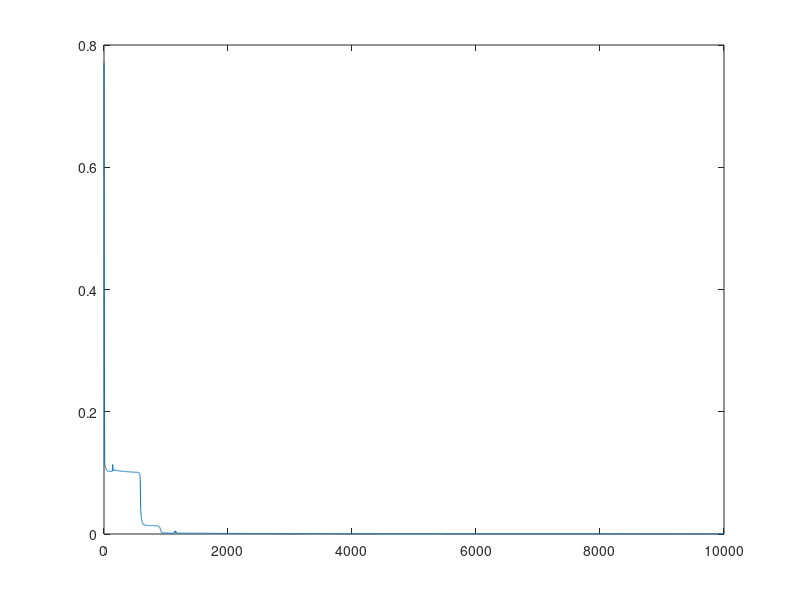

Write MATLAB code to recreate this figure. (Note: this script raises an error after producing the figure.)
clear all; close all; clc;

f = @(x) sin(10*x);

n_train = 50;
a_ = 0; b_ = 1;
x = sort(a_ + (b_ - a_).*rand(n_train, 1))';
y = f(x);

niter = 1e4;
shape = [1, 30, 30, 30, 30, 1];
sigma = @(t) tanh(t);
sigmaprime = @(t) 1 - tanh(t).^2;
eta = 0.005;

% [costHistory, W, b] = GradientDescentRegression(...
%     x, y, niter, shape, sigma, sigmaprime, eta);
load sin10xNNparams.mat

figure
plot(linspace(0,niter,niter)', costHistory, '-')
fprintf('Cost Function: %f\n', costHistory(end));

% Generate test data
n_test = 100;
x_test = linspace(0, 2, n_test);
y_test = f(x_test);

% Forward pass for test data
y_pred = PredictRegression(W, b, sigma, x_test);

% Plot true function, training data, and test predictions
figure;
plot(x_test, y_test, 'k-', 'LineWidth', 2);
hold on;
scatter(x, y, 'bo'); % Training data (blue dots)
scatter(x_test, y_pred, 'r.'); % Test predictions (red dots)
legend('True function', 'Training data', 'Test predictions', Location='best');
xlabel('x');
ylabel('y');
title('Neural Network Approximation of y = sin(10x)');
hold off;

% compute the error
errorL2 = norm(y_pred-y_test)
errorLp = norm(y_pred-y_test, 10)
errorInf = norm(y_pred-y_test, "inf")

%% regression of a function R2 -> R

clear all; close all; clc;

f = @(x1, x2) sin(10 * x1) + cos(10 * x2);
% Generate training data
n_train = 1000;
x1 = rand(1, n_train);
x2 = rand(1, n_train);
x = [x1; x2];
y = f(x1, x2);

% Generate test data
n_test = 30;
x1_test = linspace(0, 1, n_test);
x2_test = linspace(0, 1, n_test);
%  x_test = [x1_test; x2_test];
[X1_test, X2_test] = meshgrid(x1_test, x2_test);
X_test = [X1_test(:), X2_test(:)]';
Y_test = f(X1_test,X2_test);

niter = 5000;
shape = [2, 32, 64, 64, 32, 1];
% num_layers = length(shape);
sigma = @(t) tanh(t);
sigmaprime = @(t) 1 - tanh(t).^2;
eta = 0.01;

[costHistory, W, b] = GradientDescentRegression(...
        x, y, niter, shape, sigma, sigmaprime, eta);

figure
plot(linspace(0,niter,niter)', costHistory, '-')
fprintf('Cost Function: %f\n', costHistory(end));

y_pred = PredictRegression(W, b, sigma, X_test);
% Plot true function, training data, and test predictions
figure;
% subplot(1, 2, 1)
scatter3(x1, x2, y, 'bo'); % Training data (blue dots)
hold on;
% scatter3(X1_test(:), X2_test(:), Y_test(:), 'k.', 'LineWidth', 2); % True function (black dots)
surf(X1_test, X2_test, Y_test); % True function (black dots)

scatter3(X1_test(:), X2_test(:), y_pred, 'r.'); % Test predictions (red dots)
% y_pred_matrix = reshape(y_pred, [30, 30]);
% subplot(1, 2, 2)
% surf(X1_test, X2_test, y_pred_matrix); % Test predictions (red dots)

legend('Training data', 'True function', 'Test predictions');
xlabel('x1');
ylabel('x2');
zlabel('y');
title('Neural Network Approximation of y = sin(10 * x1) + cos(10 * x2)');
hold off;

errorL2 = norm(Y_test(:) - y_pred)
